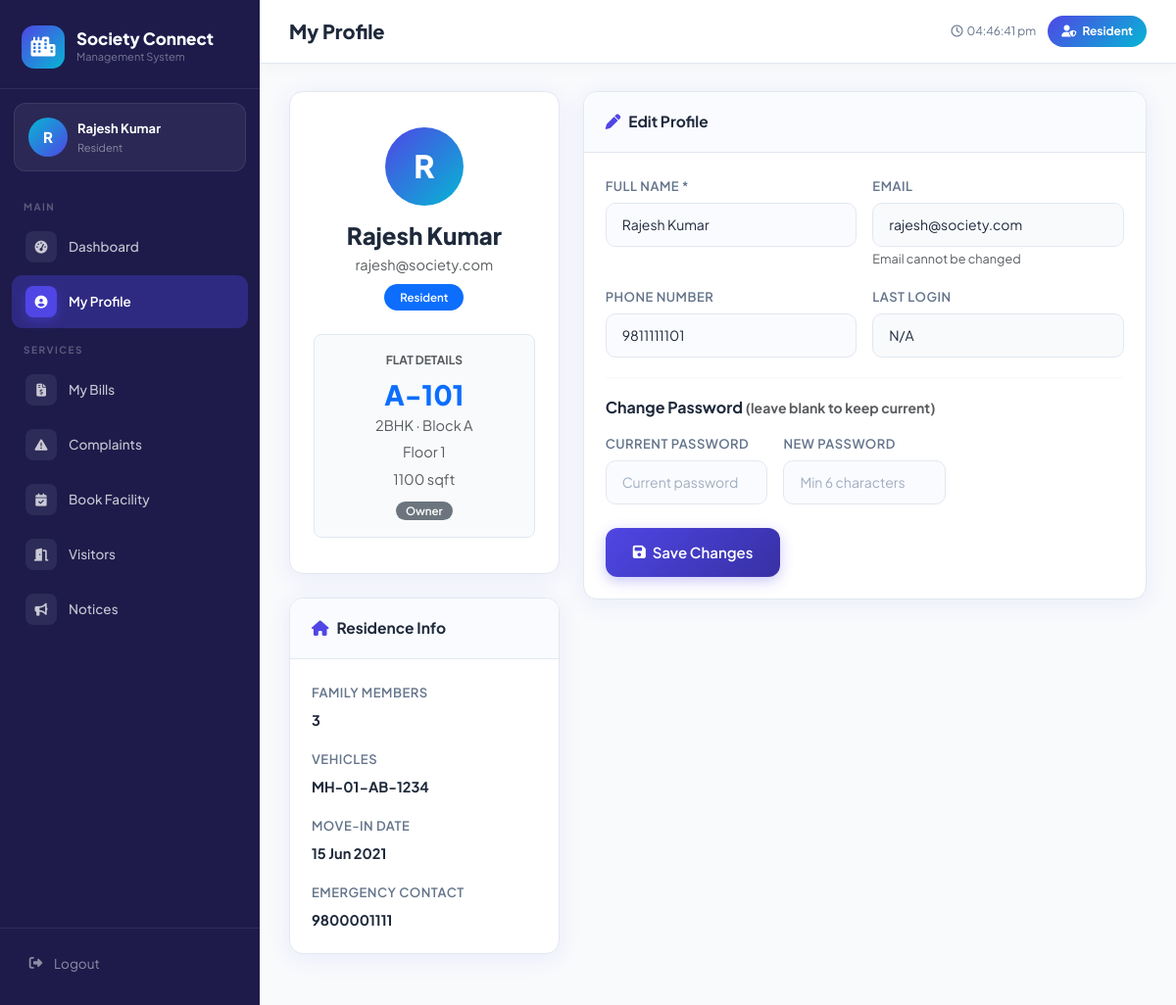
The app's page /user/profile.php (signed in) with its own data.
### tables this page shows
CREATE TABLE `users` (
  `id`          INT          UNSIGNED AUTO_INCREMENT PRIMARY KEY,
  `name`        VARCHAR(100) NOT NULL,
  `email`       VARCHAR(150) NOT NULL UNIQUE,
  `password`    VARCHAR(255) NOT NULL,
  `role`        ENUM('admin','resident','staff') NOT NULL DEFAULT 'resident',
  `phone`       VARCHAR(20)  DEFAULT NULL,
  `avatar`      VARCHAR(255) DEFAULT NULL,
  `status`      ENUM('active','inactive') DEFAULT 'active',
  `last_login`  DATETIME     DEFAULT NULL,
  `created_at`  TIMESTAMP    DEFAULT CURRENT_TIMESTAMP,
  `updated_at`  TIMESTAMP    DEFAULT CURRENT_TIMESTAMP ON UPDATE CURRENT_TIMESTAMP
);

CREATE TABLE `residents` (
  `id`            INT          UNSIGNED AUTO_INCREMENT PRIMARY KEY,
  `user_id`       INT          UNSIGNED NOT NULL,
  `flat_id`       INT          UNSIGNED NOT NULL,
  `resident_type` ENUM('owner','tenant') DEFAULT 'owner',
  `members_count` TINYINT      DEFAULT 1,
  `vehicles`      VARCHAR(200) DEFAULT NULL,
  `move_in_date`  DATE         DEFAULT NULL,
  `emergency_contact` VARCHAR(20) DEFAULT NULL,
  `created_at`    TIMESTAMP    DEFAULT CURRENT_TIMESTAMP,
  FOREIGN KEY (`user_id`) REFERENCES `users`(`id`) ON DELETE CASCADE,
  FOREIGN KEY (`flat_id`) REFERENCES `flats`(`id`) ON DELETE CASCADE
);

CREATE TABLE `flats` (
  `id`          INT          UNSIGNED AUTO_INCREMENT PRIMARY KEY,
  `flat_no`     VARCHAR(20)  NOT NULL,
  `block`       VARCHAR(10)  NOT NULL,
  `floor`       TINYINT      NOT NULL DEFAULT 0,
  `type`        ENUM('1BHK','2BHK','3BHK','4BHK','Penthouse') DEFAULT '2BHK',
  `area_sqft`   INT          DEFAULT 0,
  `status`      ENUM('occupied','vacant','under_maintenance') DEFAULT 'vacant',
  `created_at`  TIMESTAMP    DEFAULT CURRENT_TIMESTAMP
);

### user/profile.php (the view, shortened to what this page needs)
<?php
require_once '../config/db.php';
$db   = getDB();
$user = currentUser();
$resStmt = $db->prepare("SELECT r.*, f.flat_no, f.type as flat_type, f.block, f.area_sqft, f.floor
                          FROM residents r JOIN flats f ON r.flat_id=f.id
                          WHERE r.user_id=? LIMIT 1");
$resStmt->execute([$user['id']]);
$resident = $resStmt->fetch();
$userFull = $db->prepare("SELECT * FROM users WHERE id=?"); $userFull->execute([$user['id']]);
$userFull  = $userFull->fetch();
$pageTitle  = 'My Profile';
$activePage = 'profile';
require_once '../includes/header.php';
?>
<div class="row g-4">
    <div class="col-md-4">
        <div class="sc-card text-center">
            <div class="sc-card-body" style="padding:36px 24px;">
                <div class="user-avatar-sm mx-auto mb-3"
                     style="width:80px;height:80px;font-size:32px;background:linear-gradient(135deg,var(--primary),var(--secondary));">
                    <?= strtoupper(substr($userFull['name'],0,1)) ?>
                </div>
                <h4 class="fw-800 mb-1"><?= e($userFull['name']) ?></h4>
                <p class="text-muted mb-2"><?= e($userFull['email']) ?></p>
                <span class="badge bg-primary px-3 py-2"><?= ucfirst($userFull['role']) ?></span>
                <?php if ($resident): ?>
                <div class="mt-4 p-3 rounded-3" style="background:#F8FAFC;border:1.5px solid var(--border);">
                    <div class="fw-700 mb-2 text-muted" style="font-size:12px;text-transform:uppercase;">Flat Details</div>
                    <h3 class="fw-800 text-primary mb-1"><?= e($resident['flat_no']) ?></h3>
                    <p class="text-muted mb-1"><?= e($resident['flat_type']) ?> · Block <?= e($resident['block']) ?></p>
                    <p class="text-muted mb-1"><?= $resident['floor'] == 0 ? 'Ground Floor' : 'Floor '.$resident['floor'] ?></p>
                    <?php if ($resident['area_sqft']): ?>
                    <p class="text-muted mb-0"><?= $resident['area_sqft'] ?> sqft</p>
                    <?php endif; ?>
                    <div class="mt-2"><?= statusBadge($resident['resident_type']) ?></div>
                </div>
                <?php endif; ?>
            </div>
        </div>
        <?php if ($resident): ?>
        <div class="sc-card mt-4">
            <div class="sc-card-header"><div class="sc-card-title"><i class="fa-solid fa-house"></i> Residence Info</div></div>
            <div class="sc-card-body">
                <div class="mb-3">
                    <label class="form-label">Family Members</label>
                    <p class="fw-700 mb-0"><?= $resident['members_count'] ?></p>
                </div>
                <?php if ($resident['vehicles']): ?>
                <div class="mb-3">
                    <label class="form-label">Vehicles</label>
                    <p class="fw-700 mb-0"><?= e($resident['vehicles']) ?></p>
                </div>
                <?php endif; ?>
                <?php if ($resident['move_in_date']): ?>
                <div class="mb-3">
                    <label class="form-label">Move-In Date</label>
                    <p class="fw-700 mb-0"><?= date('d M Y',strtotime($resident['move_in_date'])) ?></p>
                </div>
                <?php endif; ?>
                <?php if ($resident['emergency_contact']): ?>
                <div>
                    <label class="form-label">Emergency Contact</label>
                    <p class="fw-700 mb-0"><?= e($resident['emergency_contact']) ?></p>
                </div>
                <?php endif; ?>
            </div>
        </div>
        <?php endif; ?>
    </div>
    <div class="col-md-8">
        <div class="sc-card">
            <div class="sc-card-header">
                <div class="sc-card-title"><i class="fa-solid fa-pen"></i> Edit Profile</div>
            </div>
            <div class="sc-card-body">
                <form method="POST">
                    <div class="row g-3">
                        <div class="col-md-6">
                            <label class="form-label">Full Name *</label>
                            <input type="text" name="name" class="form-control" value="<?= e($userFull['name']) ?>" required>
                        </div>
                        <div class="col-md-6">
                            <label class="form-label">Email</label>
                            <input type="email" class="form-control" value="<?= e($userFull['email']) ?>" readonly style="background:#F8FAFC;">
                            <small class="text-muted">Email cannot be changed</small>
                        </div>
                        <div class="col-md-6">
                            <label class="form-label">Phone Number</label>
                            <input type="text" name="phone" class="form-control" value="<?= e($userFull['phone']??'') ?>">
                        </div>
                        <div class="col-md-6">
                            <label class="form-label">Last Login</label>
                            <input type="text" class="form-control" value="<?= $userFull['last_login'] ? date('d M Y, h:i A',strtotime($userFull['last_login'])) : 'N/A' ?>" readonly style="background:#F8FAFC;">
                        </div>
                    </div>
                    <hr class="divider">
                    <h6 class="fw-700 mb-3">Change Password <small class="text-muted fw-400">(leave blank to keep current)</small></h6>
                    <div class="row g-3">
                        <div class="col-md-4">
                            <label class="form-label">Current Password</label>
                            <input type="password" name="current_password" class="form-control" placeholder="Current password">
                        </div>
                        <div class="col-md-4">
                            <label class="form-label">New Password</label>
                            <input type="password" name="new_password" class="form-control" placeholder="Min 6 characters">
                        </div>
                    </div>
                    <div class="mt-4">
                        <button type="submit" name="update_profile" class="btn-sc primary lg">
                            <i class="fa-solid fa-floppy-disk"></i> Save Changes
                        </button>
                    </div>
                </form>
            </div>
        </div>
    </div>
</div>
<?php require_once '../includes/footer.php'; ?>

### includes/header.php (shortened to what this page needs)
<!DOCTYPE html>
<html lang="en">
<head>
    <link href="https://cdn.jsdelivr.net/npm/bootstrap@5.3.2/dist/css/bootstrap.min.css" rel="stylesheet">
    <link href="https://cdnjs.cloudflare.com/ajax/libs/font-awesome/6.5.1/css/all.min.css" rel="stylesheet">
    <link href="<?= BASE_URL ?>/assets/css/style.css" rel="stylesheet">
</head>
<body>
<div class="app-layout">
    <?php require_once dirname(__DIR__) . '/includes/sidebar.php'; ?>
    <div class="main-content">
        <header class="topbar">
            <div>
                <div class="topbar-title"><?= e($pageTitle ?? 'Dashboard') ?></div>
            </div>
            <div class="topbar-actions">
                <span class="topbar-time"><i class="fa-regular fa-clock me-1"></i><span id="topbarClock"></span></span>
                <span class="topbar-badge">
                    <i class="fa-solid fa-user-shield me-1"></i>
                    <?= ucfirst(currentUser()['role']) ?>
                </span>
            </div>
        </header>
        <div class="page-body">

### includes/sidebar.php (shortened to what this page needs)
<?php
$user       = currentUser();
$userRole   = $user['role'];
$userName   = $user['name'];
$userInitial= strtoupper(substr($userName, 0, 1));
$pendingComplaints = 0;
$pendingBookings   = 0;
$activeVisitors    = 0;
$adminNav = [
    'main' => [
        ['href' => BASE_URL . '/admin/index.php',     'icon' => 'gauge-high',       'label' => 'Dashboard',    'page' => 'dashboard'],
    ],
    'management' => [
        ['href' => BASE_URL . '/admin/residents.php', 'icon' => 'users',            'label' => 'Residents',    'page' => 'residents'],
        ['href' => BASE_URL . '/admin/staff.php',     'icon' => 'user-tie',         'label' => 'Staff',        'page' => 'staff'],
        ['href' => BASE_URL . '/admin/vendors.php',   'icon' => 'handshake',        'label' => 'Vendors',      'page' => 'vendors'],
        ['href' => BASE_URL . '/admin/flats.php',     'icon' => 'building',         'label' => 'Flats',        'page' => 'flats'],
    ],
    'operations' => [
        ['href' => BASE_URL . '/admin/billing.php',   'icon' => 'file-invoice-dollar','label' => 'Billing',    'page' => 'billing'],
        ['href' => BASE_URL . '/admin/complaints.php','icon' => 'triangle-exclamation','label' => 'Complaints', 'page' => 'complaints', 'badge' => $pendingComplaints],
        ['href' => BASE_URL . '/admin/visitors.php',  'icon' => 'door-open',        'label' => 'Visitors',     'page' => 'visitors', 'badge' => $activeVisitors],
        ['href' => BASE_URL . '/admin/bookings.php',  'icon' => 'calendar-check',   'label' => 'Bookings',     'page' => 'bookings', 'badge' => $pendingBookings],
        ['href' => BASE_URL . '/admin/notices.php',   'icon' => 'bullhorn',         'label' => 'Notices',      'page' => 'notices'],
    ],
];
$userNav = [
    'main' => [
        ['href' => BASE_URL . '/user/index.php',      'icon' => 'gauge-high',       'label' => 'Dashboard',    'page' => 'dashboard'],
        ['href' => BASE_URL . '/user/profile.php',    'icon' => 'user-circle',      'label' => 'My Profile',   'page' => 'profile'],
    ],
    'services' => [
        ['href' => BASE_URL . '/user/billing.php',    'icon' => 'file-invoice-dollar','label' => 'My Bills',   'page' => 'billing'],
        ['href' => BASE_URL . '/user/complaints.php', 'icon' => 'triangle-exclamation','label' => 'Complaints','page' => 'complaints'],
        ['href' => BASE_URL . '/user/bookings.php',   'icon' => 'calendar-check',   'label' => 'Book Facility','page' => 'bookings'],
        ['href' => BASE_URL . '/user/visitors.php',   'icon' => 'door-open',        'label' => 'Visitors',     'page' => 'visitors'],
        ['href' => BASE_URL . '/user/notices.php',    'icon' => 'bullhorn',         'label' => 'Notices',      'page' => 'notices'],
    ],
];
$staffNav = [
    'main' => [
        ['href' => BASE_URL . '/staff/index.php',        'icon' => 'gauge-high',    'label' => 'Dashboard',    'page' => 'dashboard'],
        ['href' => BASE_URL . '/staff/complaints.php',   'icon' => 'triangle-exclamation','label'=>'My Tasks', 'page' => 'complaints', 'badge' => $pendingComplaints],
        ['href' => BASE_URL . '/staff/visitors.php',     'icon' => 'door-open',     'label' => 'Visitors',     'page' => 'visitors'],
    ],
];
$nav = match($userRole) {
    'admin'    => $adminNav,
    'staff'    => $staffNav,
    default    => $userNav,
};
function renderNavItem(array $item, string $activePage): string {
    $isActive = ($activePage === ($item['page'] ?? '')) ? 'active' : '';
    $badge    = !empty($item['badge']) && $item['badge'] > 0
        ? '<span class="nav-badge-count">' . $item['badge'] . '</span>'
        : '';
    return '
    <a href="' . e($item['href']) . '" class="nav-link-custom ' . $isActive . '">
        <span class="nav-icon"><i class="fa-solid fa-' . e($item['icon']) . '"></i></span>
        <span>' . e($item['label']) . '</span>
        ' . $badge . '
    </a>';
}
?>
<aside class="sidebar">
    <div class="sidebar-brand">
        <div class="brand-wrapper">
            <div class="brand-icon-sidebar">
                <i class="fa-solid fa-city"></i>
            </div>
            <div>
                <div class="brand-name">Society Connect</div>
                <div class="brand-sub">Management System</div>
            </div>
        </div>
    </div>
    <div class="sidebar-user-card">
        <div class="user-avatar-sm"><?= $userInitial ?></div>
        <div class="user-info-sm">
            <div class="user-name-sm"><?= e($userName) ?></div>
            <div class="user-role-sm"><?= ucfirst($userRole) ?></div>
        </div>
    </div>
    <nav class="sidebar-nav">
        <?php foreach ($nav as $section => $items): ?>
            <div class="nav-section-label"><?= ucfirst($section) ?></div>
            <?php foreach ($items as $item): ?>
                <?= renderNavItem($item, $activePage ?? '') ?>
            <?php endforeach; ?>
        <?php endforeach; ?>
    </nav>
    <div class="sidebar-footer">
        <a href="<?= BASE_URL ?>/logout.php" class="btn-logout-sidebar"
           data-confirm="Are you sure you want to logout?">
            <i class="fa-solid fa-right-from-bracket fa-fw"></i>
            <span>Logout</span>
        </a>
    </div>
</aside>

### config/db.php (shortened to what this page needs)
<?php
function currentUser(): array {
    return [
        'id'   => $_SESSION['user_id']   ?? 0,
        'name' => $_SESSION['user_name'] ?? '',
        'role' => $_SESSION['user_role'] ?? '',
        'email'=> $_SESSION['user_email']?? '',
    ];
}
function e(mixed $val): string {
    return htmlspecialchars((string)$val, ENT_QUOTES, 'UTF-8');
}
function statusBadge(string $status, string $type = 'general'): string {
    $map = [
        'paid'        => 'success',
        'pending'     => 'warning',
        'overdue'     => 'danger',
        'waived'      => 'secondary',
        'open'        => 'danger',
        'assigned'    => 'warning',
        'in_progress' => 'info',
        'resolved'    => 'success',
        'closed'      => 'secondary',
        'approved'    => 'success',
        'rejected'    => 'danger',
        'cancelled'   => 'secondary',
        'completed'   => 'primary',
        'inside'      => 'success',
        'exited'      => 'secondary',
        'pre_approved'=> 'info',
        'active'      => 'success',
        'inactive'    => 'secondary',
        'available'   => 'success',
        'maintenance' => 'warning',
        'closed'      => 'danger',
        'occupied'    => 'primary',
        'vacant'      => 'success',
        'under_maintenance' => 'warning',
        'low'         => 'secondary',
        'medium'      => 'info',
        'high'        => 'warning',
        'critical'    => 'danger',
    ];
    $cls   = $map[$status] ?? 'secondary';
    $label = ucfirst(str_replace('_', ' ', $status));
    return "<span class=\"badge bg-{$cls}\">{$label}</span>";
}

### records on screen
users: name "R", name "Rajesh Kumar", role "Resident", email "rajesh@society.com", phone "9811111101", last_login "N/A"
residents: flat.flat_no "A-101", flat.type "2BHK", flat.block "A", flat.floor "1", flat.area_sqft "1100", resident_type "Owner", members_count "3", vehicles "MH-01-AB-1234", move_in_date "15 Jun 2021", emergency_contact "9800001111"

### other values on screen
$section "MAIN"
$item['label'] "Dashboard"
$item['label'] "My Profile"
$section "SERVICES"
$item['label'] "My Bills"
$item['label'] "Complaints"
$item['label'] "Book Facility"
$item['label'] "Visitors"
$item['label'] "Notices"
$pageTitle "My Profile"
